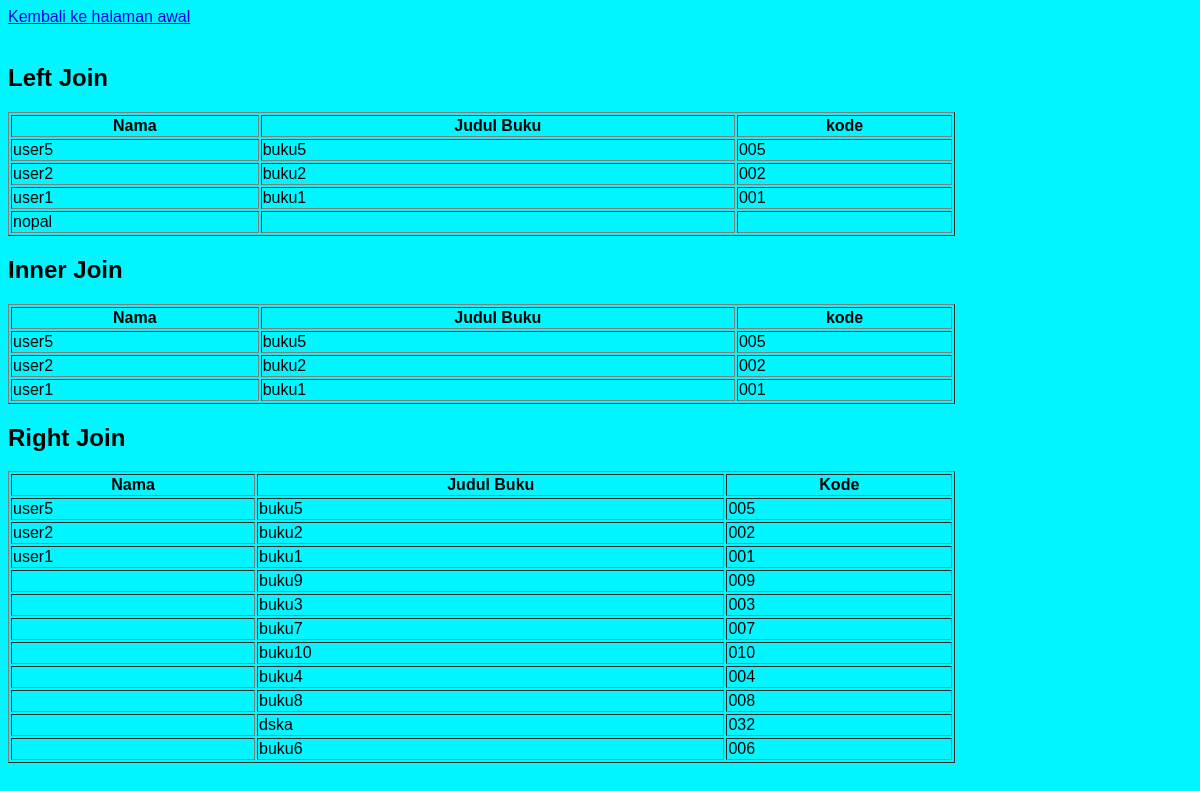
Screenshot of /join.php with the database file from the repository.
### tables this page shows
CREATE TABLE `user` (
  `nama` varchar(50) NOT NULL,
  `kode` varchar(50) NOT NULL,
  `nim` int(255) NOT NULL,
  `alamat` varchar(255) NOT NULL,
  `mobile` varchar(255) NOT NULL
);

CREATE TABLE `buku` (
  `judul` varchar(50) NOT NULL,
  `penerbit` varchar(255) NOT NULL,
  `kode` varchar(50) NOT NULL,
  `norak` int(11) NOT NULL
);

### join.php (the view, shortened to what this page needs)
<?php
include_once("config.php");
$resultLeft = mysqli_query($mysqli, "SELECT user.nama, buku.judul, buku.kode FROM user LEFT JOIN buku ON user.kode = buku.kode ORDER BY user.nama DESC");
$resultInner = mysqli_query($mysqli, "SELECT user.nama, buku.judul, buku.kode FROM user INNER JOIN buku ON user.kode = buku.kode ORDER BY user.nama DESC");
$resultRight = mysqli_query($mysqli, "SELECT user.nama, buku.judul, buku.kode FROM user RIGHT JOIN buku ON user.kode = buku.kode ORDER BY user.nama DESC");
?>
<html>
<head>
</head>
<body>
<link rel="stylesheet" type="text/css" href="style2.css">
<a href="index.php">Kembali ke halaman awal</a><br/><br/>
<h2>Left Join</h2>
<table width='80%' border=1>
<tr>
    <th>Nama</th> <th>Judul Buku</th> <th>kode</th>
</tr>
<?php
while($user_data = mysqli_fetch_array($resultLeft)) {
    echo "<tr>";
    echo "<td>".$user_data['nama']."</td>";
    echo "<td>".$user_data['judul']."</td>";
    echo "<td>".$user_data['kode']."</td>";
}
?>
</table>
</body>
</html>
<html>
<body>
<h2>Inner Join</h2>
<table width='80%' border=1>
<tr>
    <th>Nama</th> <th>Judul Buku</th> <th>kode</th>
</tr>
<?php
while($user_data = mysqli_fetch_array($resultInner)) {
    echo "<tr>";
    echo "<td>".$user_data['nama']."</td>";
    echo "<td>".$user_data['judul']."</td>";
    echo "<td>".$user_data['kode']."</td>";
}
?>
</table>
</body>
</html>
<html>
<body>
<h2>Right Join</h2>
<table width='80%' border=1>
<tr>
    <th>Nama</th> <th>Judul Buku</th> <th>Kode</th>
</tr>
<?php
while($user_data = mysqli_fetch_array($resultRight)) {
    echo "<tr>";
    echo "<td>".$user_data['nama']."</td>";
    echo "<td>".$user_data['judul']."</td>";
    echo "<td>".$user_data['kode']."</td>";
}
?>
</table>
</body>
</html>

### style2.css (style rules this page uses)
body { background: #00f7ff; font-family: Arial, Helvetica, sans-serif; color: #000000; }
a { font-family: Arial, Helvetica, sans-serif; }
h2 { font-family: Arial, Helvetica, sans-serif; }

### rows the page displays
user: nama "user5", buku.judul "buku5", buku.kode "005"
user: nama "user2", buku.judul "buku2", buku.kode "002"
user: nama "user1", buku.judul "buku1", buku.kode "001"
user: nama "nopal"
buku: judul "buku9", kode "009"
buku: judul "buku3", kode "003"
buku: judul "buku7", kode "007"
buku: judul "buku10", kode "010"
buku: judul "buku4", kode "004"
buku: judul "buku8", kode "008"
buku: judul "dska", kode "032"
buku: judul "buku6", kode "006"
